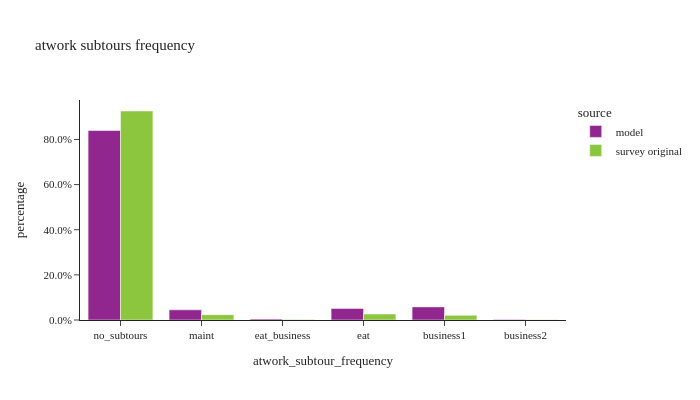

The cell this chart's notebook holds for it:
### Code cell
util.plot_share_barchart(work_tour, 'tour_weight', 'atwork_subtour_frequency', title="atwork subtours frequency")

### Figure 1 — Plotly figure (JSON) as saved in the notebook; plotly's stock layout.template omitted (floating-point values rounded to 4 significant figures)
{"data": [{"alignmentgroup": "True", "customdata": [[1149000.0, 1149000.0], [61700.0, 61700.0], [5454.0, 5454.0], [70280.0, 70280.0], [79540.0, 79540.0], [2683.0, 2683.0]], "hovertemplate": "source=model<br>atwork_subtour_frequency=%{x}<br>percentage=%{y}<br>weighted_sum=%{customdata[0]}<br>sample_size=%{customdata[1]}<extra></extra>", "legendgroup": "model", "marker": {"color": "#91268F", "pattern": {"shape": ""}}, "name": "model", "offsetgroup": "model", "orientation": "v", "showlegend": true, "textposition": "auto", "type": "bar", "x": ["no_subtours", "maint", "eat_business", "eat", "business1", "business2"], "xaxis": "x", "y": [0.8395, 0.04508, 0.003984, 0.05134, 0.0581, 0.00196], "yaxis": "y"}, {"alignmentgroup": "True", "customdata": [[1316000.0, 2706.0], [33410.0, 95.0], [2364.0, 4.0], [37710.0, 122.0], [29750.0, 68.0], [1790.0, 9.0]], "hovertemplate": "source=survey original<br>atwork_subtour_frequency=%{x}<br>percentage=%{y}<br>weighted_sum=%{customdata[0]}<br>sample_size=%{customdata[1]}<extra></extra>", "legendgroup": "survey original", "marker": {"color": "#8CC63E", "pattern": {"shape": ""}}, "name": "survey original", "offsetgroup": "survey original", "orientation": "v", "showlegend": true, "textposition": "auto", "type": "bar", "x": ["no_subtours", "maint", "eat_business", "eat", "business1", "business2"], "xaxis": "x", "y": [0.9261, 0.02352, 0.001664, 0.02655, 0.02094, 0.00126], "yaxis": "y"}], "layout": {"barmode": "group", "height": 400, "legend": {"title": {"text": "source"}, "tracegroupgap": 0}, "title": {"text": "atwork subtours frequency"}, "width": 700, "xaxis": {"anchor": "y", "domain": [0.0, 1.0], "title": {"text": "atwork_subtour_frequency"}}, "yaxis": {"anchor": "x", "domain": [0.0, 1.0], "tickformat": ".1%", "title": {"text": "percentage"}}}}
